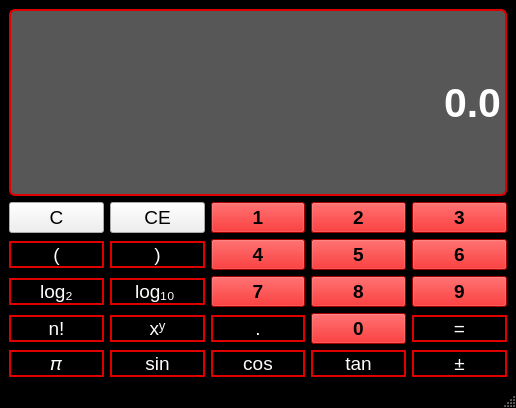
<?xml version="1.0" encoding="UTF-8"?>
<ui version="4.0">
 <class>Calculator</class>
 <widget class="QMainWindow" name="Calculator">
  <property name="geometry">
   <rect>
    <x>0</x>
    <y>0</y>
    <width>516</width>
    <height>408</height>
   </rect>
  </property>
  <property name="sizePolicy">
   <sizepolicy hsizetype="Fixed" vsizetype="Fixed">
    <horstretch>0</horstretch>
    <verstretch>0</verstretch>
   </sizepolicy>
  </property>
  <property name="minimumSize">
   <size>
    <width>516</width>
    <height>408</height>
   </size>
  </property>
  <property name="maximumSize">
   <size>
    <width>516</width>
    <height>408</height>
   </size>
  </property>
  <property name="windowTitle">
   <string>Calculator</string>
  </property>
  <property name="autoFillBackground">
   <bool>true</bool>
  </property>
  <property name="styleSheet">
   <string notr="true">QMainWindow
{
	background-color: black;
}</string>
  </property>
  <widget class="QWidget" name="centralwidget">
   <layout class="QGridLayout" name="gridLayout">
    <item row="3" column="3">
     <widget class="QPushButton" name="button_8">
      <property name="font">
       <font>
        <family>Arial</family>
        <pointsize>14</pointsize>
        <weight>75</weight>
        <bold>true</bold>
       </font>
      </property>
      <property name="autoFillBackground">
       <bool>false</bool>
      </property>
      <property name="styleSheet">
       <string notr="true">QPushButton
{
	color: black;
	background-color: #de0000;
	border-width: 2px solid;
	border-color: black;
}
	
	</string>
      </property>
      <property name="text">
       <string>8</string>
      </property>
     </widget>
    </item>
    <item row="5" column="2">
     <widget class="QPushButton" name="button_cosinus">
      <property name="font">
       <font>
        <family>Arial</family>
        <pointsize>14</pointsize>
        <weight>50</weight>
        <bold>false</bold>
       </font>
      </property>
      <property name="styleSheet">
       <string notr="true">QPushButton
{
	background-color: black;
	border: 2px solid;
	border-color: #de0000;
	color: white;
}</string>
      </property>
      <property name="text">
       <string>cos</string>
      </property>
      <property name="checkable">
       <bool>false</bool>
      </property>
      <property name="default">
       <bool>true</bool>
      </property>
     </widget>
    </item>
    <item row="4" column="0">
     <widget class="QPushButton" name="button_factorial">
      <property name="font">
       <font>
        <family>Arial</family>
        <pointsize>14</pointsize>
        <weight>50</weight>
        <bold>false</bold>
       </font>
      </property>
      <property name="styleSheet">
       <string notr="true">QPushButton
{
	background-color: black;
	border: 2px solid;
	border-color: #de0000;
	color: white;
}</string>
      </property>
      <property name="text">
       <string>n!</string>
      </property>
      <property name="checkable">
       <bool>false</bool>
      </property>
      <property name="default">
       <bool>true</bool>
      </property>
     </widget>
    </item>
    <item row="4" column="2">
     <widget class="QPushButton" name="button_dot">
      <property name="font">
       <font>
        <family>Arial</family>
        <pointsize>14</pointsize>
        <weight>50</weight>
        <bold>false</bold>
       </font>
      </property>
      <property name="styleSheet">
       <string notr="true">QPushButton
{
	background-color: black;
	border: 2px solid;
	border-color: #de0000;
	color: white;
}</string>
      </property>
      <property name="text">
       <string>.</string>
      </property>
      <property name="checkable">
       <bool>false</bool>
      </property>
      <property name="default">
       <bool>true</bool>
      </property>
     </widget>
    </item>
    <item row="4" column="3">
     <widget class="QPushButton" name="button_0">
      <property name="font">
       <font>
        <family>Arial</family>
        <pointsize>14</pointsize>
        <weight>75</weight>
        <bold>true</bold>
       </font>
      </property>
      <property name="autoFillBackground">
       <bool>false</bool>
      </property>
      <property name="styleSheet">
       <string notr="true">QPushButton
{
	color: black;
	background-color: #de0000;
	border-width: 2px solid;
	border-color: black;
}
	
	</string>
      </property>
      <property name="text">
       <string>0</string>
      </property>
     </widget>
    </item>
    <item row="0" column="0" colspan="5">
     <widget class="QLineEdit" name="display">
      <property name="sizePolicy">
       <sizepolicy hsizetype="Preferred" vsizetype="Expanding">
        <horstretch>0</horstretch>
        <verstretch>0</verstretch>
       </sizepolicy>
      </property>
      <property name="palette">
       <palette>
        <active>
         <colorrole role="WindowText">
          <brush brushstyle="SolidPattern">
           <color alpha="255">
            <red>255</red>
            <green>255</green>
            <blue>255</blue>
           </color>
          </brush>
         </colorrole>
         <colorrole role="Button">
          <brush brushstyle="SolidPattern">
           <color alpha="255">
            <red>87</red>
            <green>87</green>
            <blue>87</blue>
           </color>
          </brush>
         </colorrole>
         <colorrole role="Text">
          <brush brushstyle="SolidPattern">
           <color alpha="255">
            <red>255</red>
            <green>255</green>
            <blue>255</blue>
           </color>
          </brush>
         </colorrole>
         <colorrole role="ButtonText">
          <brush brushstyle="SolidPattern">
           <color alpha="255">
            <red>255</red>
            <green>255</green>
            <blue>255</blue>
           </color>
          </brush>
         </colorrole>
         <colorrole role="Base">
          <brush brushstyle="SolidPattern">
           <color alpha="255">
            <red>87</red>
            <green>87</green>
            <blue>87</blue>
           </color>
          </brush>
         </colorrole>
         <colorrole role="Window">
          <brush brushstyle="SolidPattern">
           <color alpha="255">
            <red>87</red>
            <green>87</green>
            <blue>87</blue>
           </color>
          </brush>
         </colorrole>
         <colorrole role="PlaceholderText">
          <brush brushstyle="NoBrush">
           <color alpha="128">
            <red>255</red>
            <green>255</green>
            <blue>255</blue>
           </color>
          </brush>
         </colorrole>
        </active>
        <inactive>
         <colorrole role="WindowText">
          <brush brushstyle="SolidPattern">
           <color alpha="255">
            <red>255</red>
            <green>255</green>
            <blue>255</blue>
           </color>
          </brush>
         </colorrole>
         <colorrole role="Button">
          <brush brushstyle="SolidPattern">
           <color alpha="255">
            <red>87</red>
            <green>87</green>
            <blue>87</blue>
           </color>
          </brush>
         </colorrole>
         <colorrole role="Text">
          <brush brushstyle="SolidPattern">
           <color alpha="255">
            <red>255</red>
            <green>255</green>
            <blue>255</blue>
           </color>
          </brush>
         </colorrole>
         <colorrole role="ButtonText">
          <brush brushstyle="SolidPattern">
           <color alpha="255">
            <red>255</red>
            <green>255</green>
            <blue>255</blue>
           </color>
          </brush>
         </colorrole>
         <colorrole role="Base">
          <brush brushstyle="SolidPattern">
           <color alpha="255">
            <red>87</red>
            <green>87</green>
            <blue>87</blue>
           </color>
          </brush>
         </colorrole>
         <colorrole role="Window">
          <brush brushstyle="SolidPattern">
           <color alpha="255">
            <red>87</red>
            <green>87</green>
            <blue>87</blue>
           </color>
          </brush>
         </colorrole>
         <colorrole role="PlaceholderText">
          <brush brushstyle="NoBrush">
           <color alpha="128">
            <red>255</red>
            <green>255</green>
            <blue>255</blue>
           </color>
          </brush>
         </colorrole>
        </inactive>
        <disabled>
         <colorrole role="WindowText">
          <brush brushstyle="SolidPattern">
           <color alpha="255">
            <red>255</red>
            <green>255</green>
            <blue>255</blue>
           </color>
          </brush>
         </colorrole>
         <colorrole role="Button">
          <brush brushstyle="SolidPattern">
           <color alpha="255">
            <red>87</red>
            <green>87</green>
            <blue>87</blue>
           </color>
          </brush>
         </colorrole>
         <colorrole role="Text">
          <brush brushstyle="SolidPattern">
           <color alpha="255">
            <red>255</red>
            <green>255</green>
            <blue>255</blue>
           </color>
          </brush>
         </colorrole>
         <colorrole role="ButtonText">
          <brush brushstyle="SolidPattern">
           <color alpha="255">
            <red>255</red>
            <green>255</green>
            <blue>255</blue>
           </color>
          </brush>
         </colorrole>
         <colorrole role="Base">
          <brush brushstyle="SolidPattern">
           <color alpha="255">
            <red>87</red>
            <green>87</green>
            <blue>87</blue>
           </color>
          </brush>
         </colorrole>
         <colorrole role="Window">
          <brush brushstyle="SolidPattern">
           <color alpha="255">
            <red>87</red>
            <green>87</green>
            <blue>87</blue>
           </color>
          </brush>
         </colorrole>
         <colorrole role="PlaceholderText">
          <brush brushstyle="NoBrush">
           <color alpha="128">
            <red>255</red>
            <green>255</green>
            <blue>255</blue>
           </color>
          </brush>
         </colorrole>
        </disabled>
       </palette>
      </property>
      <property name="font">
       <font>
        <family>Arial</family>
        <pointsize>31</pointsize>
        <weight>75</weight>
        <bold>true</bold>
        <kerning>true</kerning>
       </font>
      </property>
      <property name="styleSheet">
       <string notr="true">QLineEdit
{
	color: white;
	border: 2px solid;
	border-color: #de0000;
	border-radius: 6px;
	background-color: #575757;
}
	
	</string>
      </property>
      <property name="text">
       <string>0.0</string>
      </property>
      <property name="alignment">
       <set>Qt::AlignRight|Qt::AlignTrailing|Qt::AlignVCenter</set>
      </property>
      <property name="readOnly">
       <bool>true</bool>
      </property>
     </widget>
    </item>
    <item row="2" column="4">
     <widget class="QPushButton" name="button_6">
      <property name="font">
       <font>
        <family>Arial</family>
        <pointsize>14</pointsize>
        <weight>75</weight>
        <bold>true</bold>
       </font>
      </property>
      <property name="autoFillBackground">
       <bool>false</bool>
      </property>
      <property name="styleSheet">
       <string notr="true">QPushButton
{
	color: black;
	background-color: #de0000;
	border-width: 2px solid;
	border-color: black;
}
	
	</string>
      </property>
      <property name="text">
       <string>6</string>
      </property>
     </widget>
    </item>
    <item row="3" column="2">
     <widget class="QPushButton" name="button_7">
      <property name="font">
       <font>
        <family>Arial</family>
        <pointsize>14</pointsize>
        <weight>75</weight>
        <bold>true</bold>
       </font>
      </property>
      <property name="autoFillBackground">
       <bool>false</bool>
      </property>
      <property name="styleSheet">
       <string notr="true">QPushButton
{
	color: black;
	background-color: #de0000;
	border-width: 2px solid;
	border-color: black;
}
	
	</string>
      </property>
      <property name="text">
       <string>7</string>
      </property>
     </widget>
    </item>
    <item row="3" column="1">
     <widget class="QPushButton" name="button_log10">
      <property name="font">
       <font>
        <family>Arial</family>
        <pointsize>14</pointsize>
        <weight>50</weight>
        <bold>false</bold>
       </font>
      </property>
      <property name="styleSheet">
       <string notr="true">QPushButton
{
	background-color: black;
	border: 2px solid;
	border-color: #de0000;
	color: white;
}</string>
      </property>
      <property name="text">
       <string>log₁₀ </string>
      </property>
      <property name="checkable">
       <bool>false</bool>
      </property>
      <property name="default">
       <bool>true</bool>
      </property>
     </widget>
    </item>
    <item row="5" column="3">
     <widget class="QPushButton" name="button_tanges">
      <property name="font">
       <font>
        <family>Arial</family>
        <pointsize>14</pointsize>
        <weight>50</weight>
        <bold>false</bold>
       </font>
      </property>
      <property name="styleSheet">
       <string notr="true">QPushButton
{
	background-color: black;
	border: 2px solid;
	border-color: #de0000;
	color: white;
}</string>
      </property>
      <property name="text">
       <string>tan</string>
      </property>
      <property name="checkable">
       <bool>false</bool>
      </property>
      <property name="default">
       <bool>true</bool>
      </property>
     </widget>
    </item>
    <item row="3" column="4">
     <widget class="QPushButton" name="button_9">
      <property name="font">
       <font>
        <family>Arial</family>
        <pointsize>14</pointsize>
        <weight>75</weight>
        <bold>true</bold>
       </font>
      </property>
      <property name="autoFillBackground">
       <bool>false</bool>
      </property>
      <property name="styleSheet">
       <string notr="true">QPushButton
{
	color: black;
	background-color: #de0000;
	border-width: 2px solid;
	border-color: black;
}
	
	</string>
      </property>
      <property name="text">
       <string>9</string>
      </property>
     </widget>
    </item>
    <item row="2" column="0">
     <widget class="QPushButton" name="button_leftBracket">
      <property name="enabled">
       <bool>false</bool>
      </property>
      <property name="font">
       <font>
        <family>Arial</family>
        <pointsize>14</pointsize>
        <weight>50</weight>
        <bold>false</bold>
       </font>
      </property>
      <property name="styleSheet">
       <string notr="true">QPushButton
{
	background-color: black;
	border: 2px solid;
	border-color: #de0000;
	color: white;
}</string>
      </property>
      <property name="text">
       <string>(</string>
      </property>
      <property name="checkable">
       <bool>false</bool>
      </property>
      <property name="default">
       <bool>true</bool>
      </property>
     </widget>
    </item>
    <item row="2" column="1">
     <widget class="QPushButton" name="button_rightBracket">
      <property name="enabled">
       <bool>false</bool>
      </property>
      <property name="font">
       <font>
        <family>Arial</family>
        <pointsize>14</pointsize>
        <weight>50</weight>
        <bold>false</bold>
       </font>
      </property>
      <property name="styleSheet">
       <string notr="true">QPushButton
{
	background-color: black;
	border: 2px solid;
	border-color: #de0000;
	color: white;
}</string>
      </property>
      <property name="text">
       <string>)</string>
      </property>
      <property name="checkable">
       <bool>false</bool>
      </property>
      <property name="default">
       <bool>true</bool>
      </property>
      <property name="flat">
       <bool>false</bool>
      </property>
     </widget>
    </item>
    <item row="5" column="1">
     <widget class="QPushButton" name="button_sinus">
      <property name="font">
       <font>
        <family>Arial</family>
        <pointsize>14</pointsize>
        <weight>50</weight>
        <bold>false</bold>
       </font>
      </property>
      <property name="styleSheet">
       <string notr="true">QPushButton
{
	background-color: black;
	border: 2px solid;
	border-color: #de0000;
	color: white;
}</string>
      </property>
      <property name="text">
       <string>sin</string>
      </property>
      <property name="checkable">
       <bool>false</bool>
      </property>
      <property name="default">
       <bool>true</bool>
      </property>
     </widget>
    </item>
    <item row="3" column="0">
     <widget class="QPushButton" name="button_log2">
      <property name="font">
       <font>
        <family>Arial</family>
        <pointsize>14</pointsize>
        <weight>50</weight>
        <bold>false</bold>
       </font>
      </property>
      <property name="styleSheet">
       <string notr="true">QPushButton
{
	background-color: black;
	border: 2px solid;
	border-color: #de0000;
	color: white;
}</string>
      </property>
      <property name="text">
       <string>log₂</string>
      </property>
      <property name="checkable">
       <bool>false</bool>
      </property>
      <property name="default">
       <bool>true</bool>
      </property>
     </widget>
    </item>
    <item row="4" column="1">
     <widget class="QPushButton" name="button_power">
      <property name="font">
       <font>
        <family>Arial</family>
        <pointsize>14</pointsize>
        <weight>50</weight>
        <bold>false</bold>
       </font>
      </property>
      <property name="styleSheet">
       <string notr="true">QPushButton
{
	background-color: black;
	border: 2px solid;
	border-color: #de0000;
	color: white;
}</string>
      </property>
      <property name="text">
       <string>xʸ</string>
      </property>
      <property name="checkable">
       <bool>false</bool>
      </property>
      <property name="default">
       <bool>true</bool>
      </property>
     </widget>
    </item>
    <item row="1" column="0">
     <widget class="QPushButton" name="button_C">
      <property name="font">
       <font>
        <family>Arial</family>
        <pointsize>14</pointsize>
        <weight>50</weight>
        <bold>false</bold>
       </font>
      </property>
      <property name="text">
       <string>C</string>
      </property>
     </widget>
    </item>
    <item row="1" column="4">
     <widget class="QPushButton" name="button_3">
      <property name="font">
       <font>
        <family>Arial</family>
        <pointsize>14</pointsize>
        <weight>75</weight>
        <bold>true</bold>
       </font>
      </property>
      <property name="autoFillBackground">
       <bool>false</bool>
      </property>
      <property name="styleSheet">
       <string notr="true">QPushButton
{
	color: black;
	background-color: #de0000;
	border-width: 2px solid;
	border-color: black;
}
	
	</string>
      </property>
      <property name="text">
       <string>3</string>
      </property>
     </widget>
    </item>
    <item row="2" column="2">
     <widget class="QPushButton" name="button_4">
      <property name="font">
       <font>
        <family>Arial</family>
        <pointsize>14</pointsize>
        <weight>75</weight>
        <bold>true</bold>
       </font>
      </property>
      <property name="autoFillBackground">
       <bool>false</bool>
      </property>
      <property name="styleSheet">
       <string notr="true">QPushButton
{
	color: black;
	background-color: #de0000;
	border-width: 2px solid;
	border-color: black;
}
	
	</string>
      </property>
      <property name="text">
       <string>4</string>
      </property>
     </widget>
    </item>
    <item row="1" column="1">
     <widget class="QPushButton" name="button_CE">
      <property name="font">
       <font>
        <family>Arial</family>
        <pointsize>14</pointsize>
        <weight>50</weight>
        <bold>false</bold>
       </font>
      </property>
      <property name="text">
       <string>CE</string>
      </property>
     </widget>
    </item>
    <item row="5" column="4">
     <widget class="QPushButton" name="button_sign">
      <property name="font">
       <font>
        <family>Arial</family>
        <pointsize>14</pointsize>
        <weight>50</weight>
        <bold>false</bold>
       </font>
      </property>
      <property name="styleSheet">
       <string notr="true">QPushButton
{
	background-color: black;
	border: 2px solid;
	border-color: #de0000;
	color: white;
}</string>
      </property>
      <property name="text">
       <string>±</string>
      </property>
      <property name="checkable">
       <bool>false</bool>
      </property>
      <property name="default">
       <bool>true</bool>
      </property>
     </widget>
    </item>
    <item row="1" column="3">
     <widget class="QPushButton" name="button_2">
      <property name="font">
       <font>
        <family>Arial</family>
        <pointsize>14</pointsize>
        <weight>75</weight>
        <bold>true</bold>
       </font>
      </property>
      <property name="autoFillBackground">
       <bool>false</bool>
      </property>
      <property name="styleSheet">
       <string notr="true">QPushButton
{
	color: black;
	background-color: #de0000;
	border-width: 2px solid;
	border-color: black;
}
	
	</string>
      </property>
      <property name="text">
       <string>2</string>
      </property>
     </widget>
    </item>
    <item row="2" column="3">
     <widget class="QPushButton" name="button_5">
      <property name="font">
       <font>
        <family>Arial</family>
        <pointsize>14</pointsize>
        <weight>75</weight>
        <bold>true</bold>
       </font>
      </property>
      <property name="autoFillBackground">
       <bool>false</bool>
      </property>
      <property name="styleSheet">
       <string notr="true">QPushButton
{
	color: black;
	background-color: #de0000;
	border-width: 2px solid;
	border-color: black;
}
	
	</string>
      </property>
      <property name="text">
       <string>5</string>
      </property>
     </widget>
    </item>
    <item row="5" column="0">
     <widget class="QPushButton" name="button_pi">
      <property name="font">
       <font>
        <family>Arial</family>
        <pointsize>14</pointsize>
        <weight>50</weight>
        <bold>false</bold>
       </font>
      </property>
      <property name="styleSheet">
       <string notr="true">QPushButton
{
	background-color: black;
	border: 2px solid;
	border-color: #de0000;
	color: white;
}</string>
      </property>
      <property name="text">
       <string>𝜋</string>
      </property>
      <property name="checkable">
       <bool>false</bool>
      </property>
      <property name="default">
       <bool>true</bool>
      </property>
     </widget>
    </item>
    <item row="4" column="4">
     <widget class="QPushButton" name="button_equals">
      <property name="font">
       <font>
        <family>Arial</family>
        <pointsize>14</pointsize>
        <weight>50</weight>
        <bold>false</bold>
       </font>
      </property>
      <property name="styleSheet">
       <string notr="true">QPushButton
{
	background-color: black;
	border: 2px solid;
	border-color: #de0000;
	color: white;
}</string>
      </property>
      <property name="text">
       <string>=</string>
      </property>
      <property name="checkable">
       <bool>false</bool>
      </property>
      <property name="default">
       <bool>true</bool>
      </property>
     </widget>
    </item>
    <item row="1" column="2">
     <widget class="QPushButton" name="button_1">
      <property name="font">
       <font>
        <family>Arial</family>
        <pointsize>14</pointsize>
        <weight>75</weight>
        <bold>true</bold>
       </font>
      </property>
      <property name="autoFillBackground">
       <bool>false</bool>
      </property>
      <property name="styleSheet">
       <string notr="true">QPushButton
{
	color: black;
	background-color: #de0000;
	border-width: 2px solid;
	border-color: black;
}
	
	</string>
      </property>
      <property name="text">
       <string>1</string>
      </property>
     </widget>
    </item>
   </layout>
  </widget>
  <widget class="QMenuBar" name="menubar">
   <property name="geometry">
    <rect>
     <x>0</x>
     <y>0</y>
     <width>516</width>
     <height>20</height>
    </rect>
   </property>
   <property name="styleSheet">
    <string notr="true">QMenuBar
{
	background-color: black;
}</string>
   </property>
  </widget>
  <widget class="QStatusBar" name="statusbar">
   <property name="styleSheet">
    <string notr="true">QStatusBar
{
	background-color: black;
}</string>
   </property>
  </widget>
 </widget>
 <resources/>
 <connections/>
</ui>
